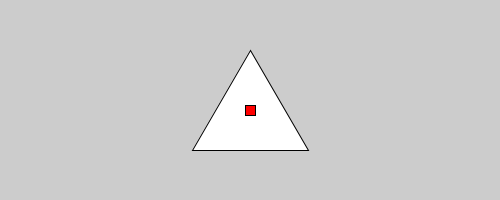
Frame 1 (no input)
Frame 60 (the mouse pressed at the canvas centre just before this capture): identical to frame 1, image omitted
Frame 120 (the mouse held since frame 60 and released just before this capture): identical to frame 1, image omitted

The Processing sketch that drew this single still picture (run headless with seeded random() and noise(); from frame 60 on, the mouse is pressed at the canvas centre):

// Processing sketch: processing_144262
// ── processing_144262.pde

boolean withinbounds = true;
boolean reachedvertex = false;
boolean mousereleased = true;
int dist1 = 0;
int dist2 = 0;
int dist3 = 0;
void mouseReleased() {
   mousereleased = true; 
}
void setup() {
  size(500, 200);
  triangle(250,50,192,150,308,150);
}
class Dot {
  int myx;
  int myy;
  boolean updatedcoords = false;
  //int xoffset = 0;
  //int yoffset = 0;
  Dot(int x, int y) {
    myx = x;
    myy = y;
  }
  void display() {
    rectMode(CENTER);
    if (withinbounds) {
    fill(255,0,0);
    }
    dist1 = (myx-250)*(myx-250) + (myy-50)*(myy-50);
    dist2 = (myx-192)*(myx-192) + (myy-150)*(myy-150);
    dist3 = (myx-308)*(myx-308) + (myy-150)*(myy-150);
    reachedvertex =  (dist1 < 15*15 ||dist2 < 15*15 ||dist3 < 15*15);
    if (reachedvertex) {
        fill(255,255,0);
    }
    if (mousePressed && d.overme()) {
      //xoffset = mouseX - myx;
      //yoffset = mouseY - myy;
      mousereleased = false;
      myx=mouseX;
      myy=mouseY;
      updatedcoords=true;
    } 
    if (!updatedcoords) {
      rect(myx, myy, 10, 10);
    } else {
    if (updatedcoords && mousereleased) { 
    rect(myx, myy, 10, 10);
    }
    
    }
  }  
  boolean overme() {
     return ((mouseX>myx-5)&&(mouseX<myx+5)&&(mouseY>myy-5)&&(mouseY<myy+5));
  }
}
Dot d = new Dot(250,110);
void draw() {
   if (withinbounds) {
      //if (mousePressed && d.overme()) {
         d.display(); 
         if (reachedvertex) {
           rect(d.myx, d.myy, 10,10);
       noLoop(); 
    }
      //}
   } 
}
